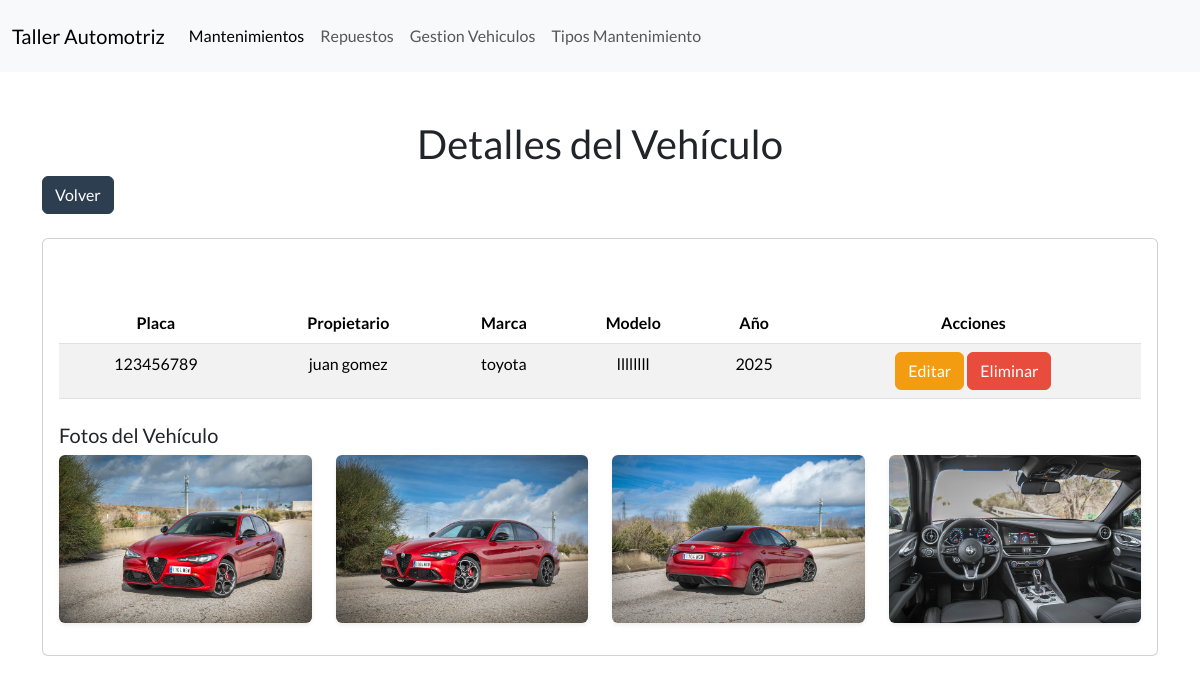
Before: /vehiculo/1/ with the older database file.
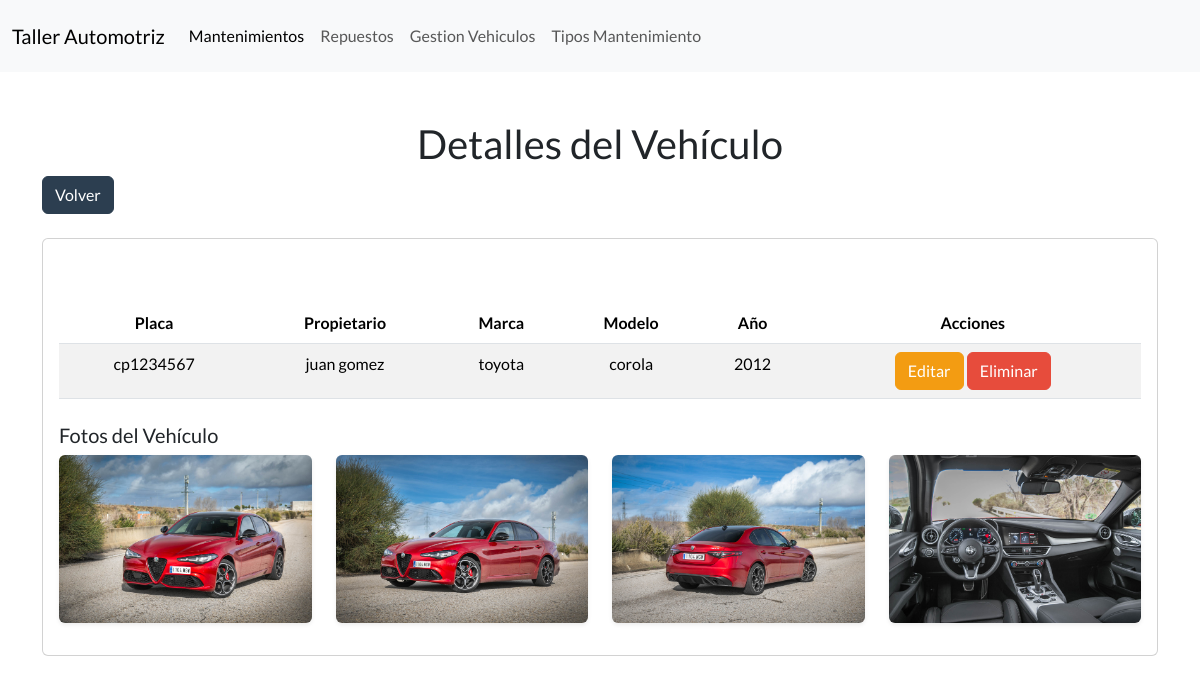
After: the same page with the newer database file.
### Aplicaciones/Taller/models.py (models this page shows, shortened)
class Vehiculo(models.Model): # * Modelo para representar un vehículo
    id = models.AutoField(primary_key=True)  # ~ Campo autoincremental
    placa_vehiculo = models.CharField(max_length=9, unique=True, blank=True)  #~ Visible al usuario
    nombre_propietario = models.CharField(max_length=100)
    marca = models.CharField(max_length=50)
    modelo = models.CharField(max_length=50)
    anio = models.PositiveIntegerField() # ~ tipo de dato para años (enteros positivos)

### Aplicaciones/Taller/views.py (the view)
# urls.py: path('vehiculo/<int:id>/', views.detalle_vehiculo, name='detalle_vehiculo'), # * Mapea la URL 'vehiculo/<id>/' a la vista detalle_vehiculo
def detalle_vehiculo(request, id):
    vehiculo = get_object_or_404(Vehiculo, id=id)
    return render(request, 'detalle_vehiculo.html', {'vehiculo': vehiculo})

### Aplicaciones/Taller/templates/detalle_vehiculo.html (shortened to what this page needs)
{% extends "plantilla.html" %}
{% load static %}
{% block content %}
<div class="container mt-5">
    <h2 class="text-center">Detalles del Vehículo</h2>
    <a href="{% url 'gestion_vehiculos' %}" class="btn btn-primary ">
        Volver
    </a>
    <div class="card mt-4">
        <div class="card-body">
            <table class="table table-striped table-hover text-center mt-5" id="tabla-repuestos">
                <thead>
                    <tr>
                        <th>Placa</th>
                        <th>Propietario</th>
                        <th>Marca</th>
                        <th>Modelo</th>
                        <th>Año</th>
                        <th>Acciones</th>
                    </tr>
                </thead>
                <tbody>
                    <tr>
                        <td>{{ vehiculo.placa_vehiculo }}</td>
                        <td>{{ vehiculo.nombre_propietario }}</td>
                        <td>{{ vehiculo.marca }}</td>
                        <td>{{ vehiculo.modelo }}</td>
                        <td>{{ vehiculo.anio }}</td>
                        <td>
                            <button type="button" class="btn btn-warning" data-bs-toggle="modal" data-bs-target="#exampleModal">
                                Editar
                            </button>
                            <a href="Javascript:void(0)" class="btn btn-danger" onclick="eliminarFila('{% url 'eliminar_vehiculo' vehiculo.id %}', 'Vehículos')">Eliminar</a>
                        </td>
                    </tr>
                </tbody>
            </table>
            <h5 class="mt-4">Fotos del Vehículo</h5>
            <div class="row">
                {% for foto in vehiculo.fotos.all %}
                    <div class="col-md-3 mb-3">
                        <a href="{{ foto.imagen.url }}" data-lightbox="galeria-vehiculo" data-title="Foto {{ forloop.counter }}">
                        <img src="{{ foto.imagen.url }}" alt="Foto del vehículo" class="img-fluid rounded shadow-sm">
                        </a>
            </div>
                {% empty %}
                <p class="text-muted">No hay fotos disponibles para este vehículo.</p>
                {% endfor %}
            </div>
        </div>
    </div>
</div>
{% endblock %}

Changed rows visible on the page:
changed Vehiculo "juan gomez": placa_vehiculo "123456789" → "cp1234567"; modelo "llllllll" → "corola"; anio "2025" → "2012"
